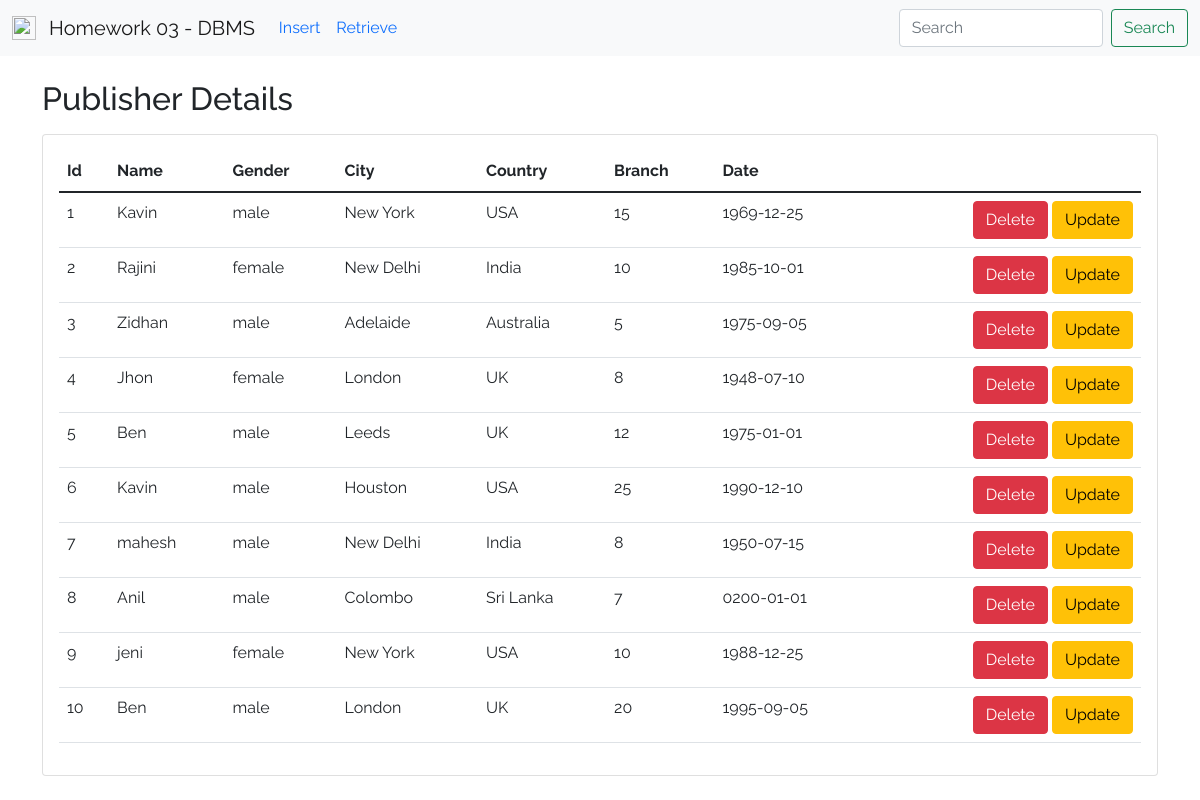
The page / on the database its author committed.
### tables this page shows
CREATE TABLE IF NOT EXISTS `publisher` (
  `p_id` int(11) NOT NULL,
  `emp_name` varchar(50) DEFAULT NULL,
  `emp_gender` varchar(20) DEFAULT NULL,
  `p_city` varchar(40) DEFAULT NULL,
  `country` varchar(20) DEFAULT NULL,
  `branch` int(11) DEFAULT NULL,
  `sdate` date DEFAULT NULL,
  PRIMARY KEY (`p_id`)
);

### index.php (the view, shortened to what this page needs)
<?php
    $connection=mysqli_connect('localhost','root','','homework03');
    $query="SELECT * FROM publisher";
    $result=mysqli_query($connection,$query);
?>
<!DOCTYPE html>
<html lang="en">
    <head>
        <link rel="stylesheet" href="css/bootstrap.min.css">
    </head>
    <body>
        <nav class="navbar navbar-expand-lg navbar-light bg-light">
            <div class="container-fluid">
                <a class="navbar-brand" href="#">
                    <img src="https://img.icons8.com/fluency/48/000000/microsoft-people.png" alt="" width="24" height="24" class="d-inline-block align-text-top me-2">
                    Homework 03 - DBMS
                </a>
                <div class="collapse navbar-collapse" id="navbarSupportedContent">
                    <ul class="navbar-nav me-auto mb-2 mb-lg-0">
                        <li class="nav-item">
                            <a class="nav-link active text-primary" aria-current="page" href="insert.php">Insert</a>
                        </li>
                        <li class="nav-item">
                            <a class="nav-link active text-primary" aria-current="page" href="index.php">Retrieve</a>
                        </li>
                    </ul>
                    <form class="d-flex" method="POST">
                        <input class="form-control me-2" type="search" name="txtSearch" placeholder="Search" aria-label="Search">
                        <input class="btn btn-outline-success" type="submit" value="Search" name="btnSearch"/>
                    </form>
                </div>
            </div>
        </nav>
        <div class="container mt-4">
        <h2>Publisher Details</h2>
        <div class="card mt-3 mb-2">
            <div class="card-body">
            <div class="table-responsive">
                <table class="table table-hover">
                    <thead>
                        <tr>
                            <th scope="col">Id</th>
                            <th scope="col">Name</th>
                            <th scope="col">Gender</th>
                            <th scope="col">City</th>
                            <th scope="col">Country</th>
                            <th scope="col">Branch</th>
                            <th scope="col">Date</th>
                            <th scope="col"></th>
                        </tr>
                    </thead>
                    <tbody>
                        <?php while ($record=mysqli_fetch_assoc($result)) {?>
                        <tr>
                            <td> <?php echo $record['p_id']?> </td>
                            <td> <?php echo $record['emp_name']?> </td>
                            <td> <?php echo $record['emp_gender']?> </td>
                            <td> <?php echo $record['p_city']?> </td>
                            <td> <?php echo $record['country']?> </td>
                            <td> <?php echo $record['branch']?> </td>
                            <td> <?php echo $record['sdate']?> </td>
                            <td style="text-align:right">
                                <a href="delete.php?p_id=<?php echo $record['p_id']?>" class="btn btn-danger">Delete</a>
                                <a href="update.php?p_id=<?php echo $record['p_id']?>" class="btn btn-warning">Update</a>
                            </td>
                        </tr>
                        <?php }?>
                    </tbody>
                </table>
            </div>
            </div>
        </div>
    </div>
    </body>
</html>

### index.php (style rules this page uses)
* { font-family: 'Raleway', sans-serif; }

### rows shown on the page
publisher: p_id "1", emp_name "Kavin", emp_gender "male", p_city "New York", country "USA", branch "15", sdate "1969-12-25"
publisher: p_id "2", emp_name "Rajini", emp_gender "female", p_city "New Delhi", country "India", branch "10", sdate "1985-10-01"
publisher: p_id "3", emp_name "Zidhan", emp_gender "male", p_city "Adelaide", country "Australia", branch "5", sdate "1975-09-05"
publisher: p_id "4", emp_name "Jhon", emp_gender "female", p_city "London", country "UK", branch "8", sdate "1948-07-10"
publisher: p_id "5", emp_name "Ben", emp_gender "male", p_city "Leeds", country "UK", branch "12", sdate "1975-01-01"
publisher: p_id "6", emp_name "Kavin", emp_gender "male", p_city "Houston", country "USA", branch "25", sdate "1990-12-10"
publisher: p_id "7", emp_name "mahesh", emp_gender "male", p_city "New Delhi", country "India", branch "8", sdate "1950-07-15"
publisher: p_id "8", emp_name "Anil", emp_gender "male", p_city "Colombo", country "Sri Lanka", branch "7", sdate "0200-01-01"
publisher: p_id "9", emp_name "jeni", emp_gender "female", p_city "New York", country "USA", branch "10", sdate "1988-12-25"
publisher: p_id "10", emp_name "Ben", emp_gender "male", p_city "London", country "UK", branch "20", sdate "1995-09-05"
